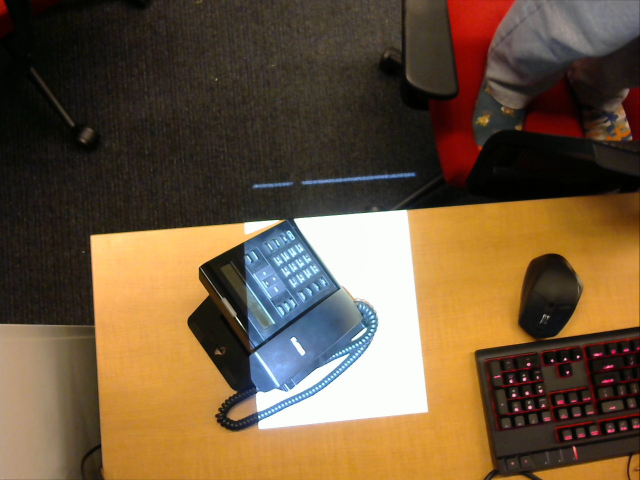
#> input picture HW5/Images/aligned002.jpg, 1280 x 960 px, given in place of pattern000.jpg, which was not available (shown at 1/2 size)
$ python reconstruct.py out.png   (Python 2 division)   (older library calls are emulated)
#> lines starting #> are read from the running program, lines starting #| are printed output that depends on the picture; after the words box and inside, x2 and y2 are one past the last pixel; in counts of white or black regions, pixels touching at a corner belong together; pictures that were not available may be replaced by others from this repository, and a replacement may not be noted
# ================================================
# Skeleton codes for HW5
# Read the skeleton codes carefully and put all your
# codes into function "reconstruct_from_binary_patterns"
# ================================================

import cv2
import numpy as np
from math import log, ceil, floor
import matplotlib.pyplot as plt
import pickle
import sys

def help_message():
    # Note: it is assumed that "binary_codes_ids_codebook.pckl", "stereo_calibration.pckl",
    # and images folder are in the same root folder as your "generate_data.py" source file.
    # Same folder structure will be used when we test your program

    print("Usage: [Output_Directory]")
    print("[Output_Directory]")
    print("Where to put your output.xyz")
    print("Example usages:")
    print(sys.argv[0] + " ./")

def reconstruct_from_binary_patterns():
    scale_factor = 1.0
    ref_white = cv2.resize(cv2.imread("images/pattern000.jpg", cv2.IMREAD_GRAYSCALE) / 255.0, (0,0), fx=scale_factor,fy=scale_factor)
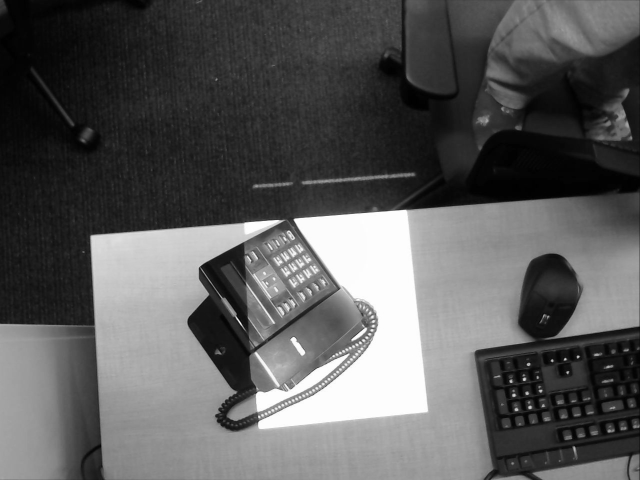
#> ref_white: shape (960, 1280) float64 (shown at 1/2 size); min 0, max 1, mean 0.354
    ref_black = cv2.resize(cv2.imread("images/pattern001.jpg", cv2.IMREAD_GRAYSCALE) / 255.0, (0,0), fx=scale_factor,fy=scale_factor)
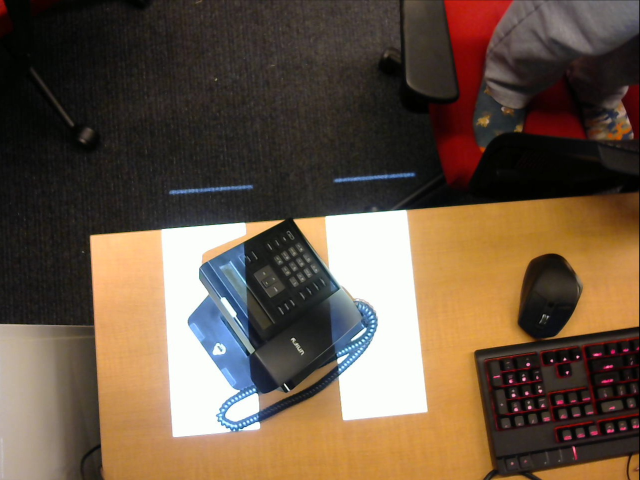
#> input picture HW5/Images/aligned003.jpg, 1280 x 960 px, given in place of pattern001.jpg, which was not available (shown at 1/2 size)
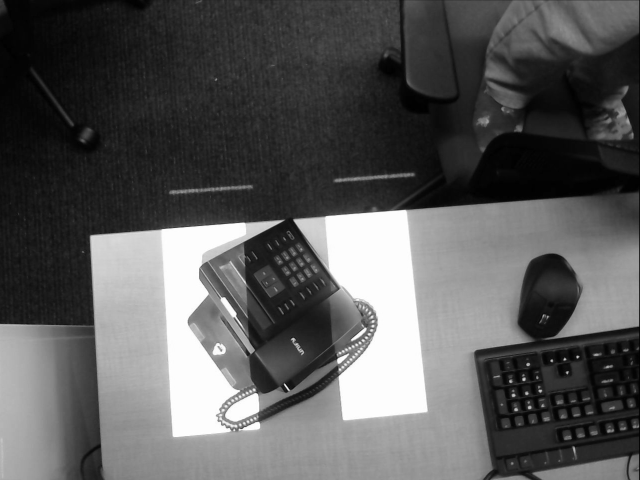
#> ref_black: shape (960, 1280) float64 (shown at 1/2 size); min 0, max 1, mean 0.349
    ref_color = cv2.resize(cv2.imread("images/pattern001.jpg", cv2.IMREAD_COLOR) / 255.0, (0,0), fx=scale_factor,fy=scale_factor)
    ref_avg   = (ref_white + ref_black) / 2.0
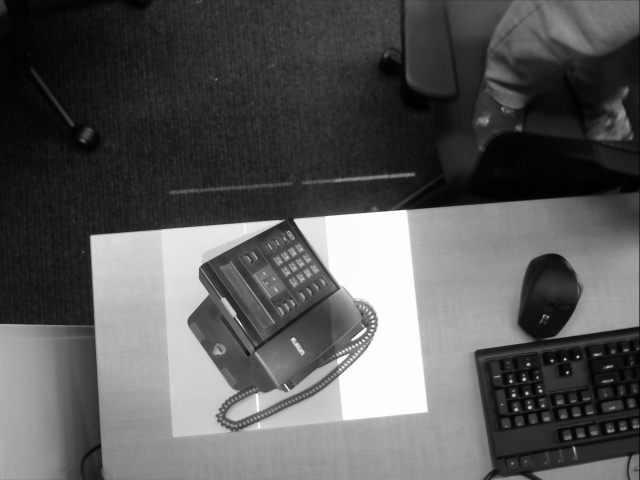
#> ref_avg: shape (960, 1280) float64 (shown at 1/2 size); min 0, max 1, mean 0.352
    ref_on    = ref_avg + 0.05 # a threshold for ON pixels
    ref_off   = ref_avg - 0.05 # add a small buffer region

    h,w = ref_white.shape
#> h = 960; w = 1280

    # mask of pixels where there is projection
    proj_mask = (ref_white > (ref_black + 0.05))
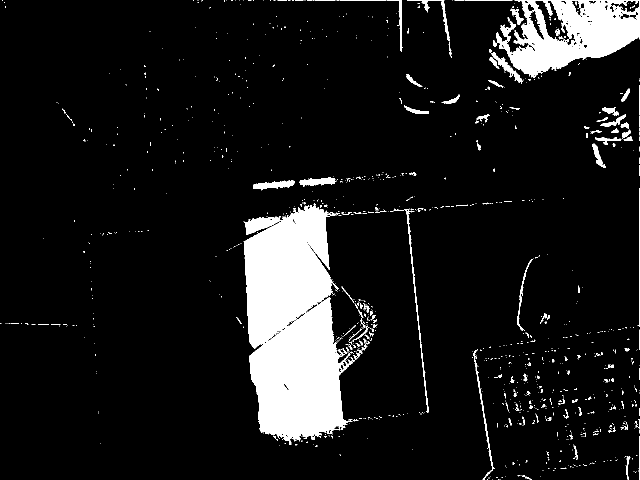
#> proj_mask: shape (960, 1280) bool (shown at 1/2 size); 9.4% white; 1198 white regions (1063 under 20 px), largest, box (x1, y1, x2, y2) and area: (487, 406, 706, 883) 73102, (992, 0, 1280, 155) 24433, (780, 419, 858, 825) 1099
    #cv2.imshow('mask', proj_mask.astype(np.float32))
    #cv2.waitKey(0)
    scan_bits = np.zeros((h,w), dtype=np.uint16)

    # analyze the binary patterns from the camera
    for i in range(0,15):
        # read the file
        patt = cv2.resize(cv2.imread("images/pattern%03d.jpg"%(i+2)), (0,0), fx=scale_factor,fy=scale_factor)
#> patt is the input picture: shape (960, 1280, 3); mean B, G, R 68.1, 85.3, 103.9
        patt_gray = cv2.resize(cv2.imread("images/pattern%03d.jpg"%(i+2), cv2.IMREAD_GRAYSCALE) / 255.0, (0,0), fx=scale_factor,fy=scale_factor)

        # mask where the pixels are ON
        on_mask = (patt_gray > ref_on) & proj_mask
#> on_mask: shape (960, 1280) bool; every value is 0

        # this code corresponds with the binary pattern code
        bit_code = np.uint16(1 << i)
        # print(bit_code)
        # TODO: populate scan_bits by putting the bit_code according to on_mask
        scan_bits += bit_code*on_mask
#> scan_bits: shape (960, 1280) uint16; every value is 0

    print("load codebook")
    # the codebook translates from <binary code> to (x,y) in projector screen space
    with open("binary_codes_ids_codebook.pckl","r") as f:
        binary_codes_ids_codebook = pickle.load(f)

    #print binary_codes_ids_codebook.__class__
    correspondenceImg = np.zeros((h,w,3), dtype=np.uint8)
    #print correspondenceImg.shape
    camera_points = []
    camera_points_color = []
    projector_points = []
    matchCount = 0
    for x in range(w):
        for y in range(h):
            if not proj_mask[y,x]:
                continue # no projection here
            if scan_bits[y,x] not in binary_codes_ids_codebook:
                continue # bad binary code

            # TODO: use binary_codes_ids_codebook[...] and scan_bits[y,x] to
            # TODO: find for the camera (x,y) the projector (p_x, p_y).
            # TODO: store your points in camera_points and projector_points
            p_x, p_y = binary_codes_ids_codebook[scan_bits[y,x]]
            if p_x >= 1279 or p_y >= 799: # filter
                continue
            matchCount += 1
            # IMPORTANT!!! : due to differences in calibration and acquisition - divide the camera points by 2
            c_x, c_y = x/2.0, y/2.0
            camera_points.append([c_x, c_y])
            camera_points_color.append(ref_color[y,x,:])
            projector_points.append([p_x, p_y])
            correspondenceImg[y,x,2] = np.uint8((p_x/1280.0)*255)
            correspondenceImg[y,x,1] = np.uint8((p_y/800.0)*255)

    # now that we have 2D-2D correspondances, we can triangulate 3D points!
    print matchCount
    # cv2.namedWindow('correnpondence', cv2.WINDOW_AUTOSIZE)
    # cv2.imshow('correnpondence', correspondenceImg)
    # cv2.waitKey(0)
    cv2.imwrite('correspondence.jpg', correspondenceImg)
    # load the prepared stereo calibration between projector and camera
    with open("stereo_calibration.pckl","r") as f:
        d = pickle.load(f)
        camera_K    = d['camera_K']
        camera_d    = d['camera_d']
        projector_K = d['projector_K']
        projector_d = d['projector_d']
        projector_R = d['projector_R']
        projector_t = d['projector_t']

    # TODO: use cv2.undistortPoints to get normalized points for camera, use camera_K and camera_d
    # print camera_K
    # print camera_d
    camera_points_in = np.array([camera_points], dtype=np.float32)
    camera_points_normalized = cv2.undistortPoints(camera_points_in, camera_K, camera_d)
    # TODO: use cv2.undistortPoints to get normalized points for projector, use projector_K and projector_d
    projector_points_in = np.array([projector_points], dtype=np.float32)
    projector_points_normalized = cv2.undistortPoints(projector_points_in, projector_K, projector_d)
    # TODO: use cv2.triangulatePoints to triangulate the normalized points
    '''
    camera_proj_matrix = np.zeros((3,4))
    camera_proj_matrix[0:3,0:3] = camera_K
    projector_intrinsics = np.zeros((3,4))
    projector_intrinsics[0:3,0:3] = projector_K
    projector_extrinsics = np.zeros((4,4))
    projector_extrinsics[0:3,0:3] = projector_R
    projector_extrinsics[0:3,3] = projector_t.T
    projector_extrinsics[3,3] = 1.0
    projector_proj_matrix = np.matmul(projector_intrinsics, projector_extrinsics)
    '''
    # TODO: use cv2.triangulatePoints to triangulate the normalized points
    camera_proj_matrix = np.zeros((3,4))
    camera_proj_matrix[0:3,0:3] = np.eye(3)
    projector_proj_matrix = np.zeros((3,4))
    projector_proj_matrix[0:3,0:3] = projector_R
    projector_proj_matrix[0:3,3] = projector_t.T

    points_homogeneous = cv2.triangulatePoints(camera_proj_matrix, projector_proj_matrix, camera_points_normalized, projector_points_normalized)
    # TODO: use cv2.convertPointsFromHomogeneous to get real 3D points
    points_3d = cv2.convertPointsFromHomogeneous(points_homogeneous.T)
	# TODO: name the resulted 3D points as "points_3d"
    mask = (points_3d[:,:,2] > 200) & (points_3d[:,:,2] < 1400)
    #points_3d_filtered = points_3d

    points_3d_filtered = []
    points_3d_filtered_with_color = []
    for i in range(points_3d.shape[0]):
        if(mask[i]):
            points_3d_filtered.append(points_3d[i,:,:])
            points_3d_filtered_with_color.append(np.zeros((1,6), dtype=np.float32))
            points_3d_filtered_with_color[-1][0,0:3] = points_3d[i,0,:]
            points_3d_filtered_with_color[-1][0,3:6] = 255*camera_points_color[i]
    write_3d_points_with_color(points_3d_filtered_with_color)
    return points_3d_filtered
    '''
    points_3d_filtered = np.array(points_3d_filtered)
    #rv,_ = cv2.Rodrigues(projector_R)
    rv,_ = cv2.Rodrigues(np.eye(3))
    tv = np.zeros((3,1), dtype=np.float32)
    print points_3d_filtered.shape
    proj_pts,_ = cv2.projectPoints(points_3d_filtered, rv, tv, camera_K, camera_d)

    min_z = np.min(points_3d_filtered[:,:,2])
    max_z = np.max(points_3d_filtered[:,:,2])

    depthImg = np.zeros_like(correspondenceImg)
    for i in range(proj_pts.shape[0]):
        #depthImg[np.int(proj_pts[i,0,1]), np.int(proj_pts[i,0,0]), 0] = np.uint8(255*(points_3d_filtered[i,0,2] - min_z)/(max_z - min_z))
        depthImg[np.int(proj_pts[i,0,1]), np.int(proj_pts[i,0,0]), 2] = np.uint8(255*(max_z - points_3d_filtered[i,0,2])/(max_z - min_z))
        depthImg[np.int(proj_pts[i,0,1]), np.int(proj_pts[i,0,0]), 1] = np.uint8(255*(points_3d_filtered[i,0,2] - min_z)/(max_z - min_z))

    cv2.imwrite('depthImgProf.png',depthImg)
    return points_3d_filtered
    '''

def write_3d_points(points_3d):

    # ===== DO NOT CHANGE THIS FUNCTION =====

    print("write output point cloud")
    #print(points_3d.shape)
    output_name = sys.argv[1] + "output.xyz"
    with open(output_name,"w") as f:
        for p in points_3d:
            f.write("%d %d %d\n"%(p[0,0],p[0,1],p[0,2]))

    return points_3d#, camera_points, projector_points

def write_3d_points_with_color(points_3d_with_color):

    # ===== DO NOT CHANGE THIS FUNCTION =====

    print("write output point cloud")
    #print(points_3d.shape)
    output_name = sys.argv[1] + "output_color.xyz"
    with open(output_name,"w") as f:
        for p in points_3d_with_color:
            f.write("%d %d %d %d %d %d\n"%(p[0,0],p[0,1],p[0,2],p[0,5],p[0,4],p[0,3]))

    return points_3d_with_color#, camera_points, projector_points


if __name__ == '__main__':

	# ===== DO NOT CHANGE THIS FUNCTION =====

	# validate the input arguments
    if (len(sys.argv) != 2):
        help_message()
        sys.exit()

#> (the run stopped early here; a loop or call above may not have finished)
